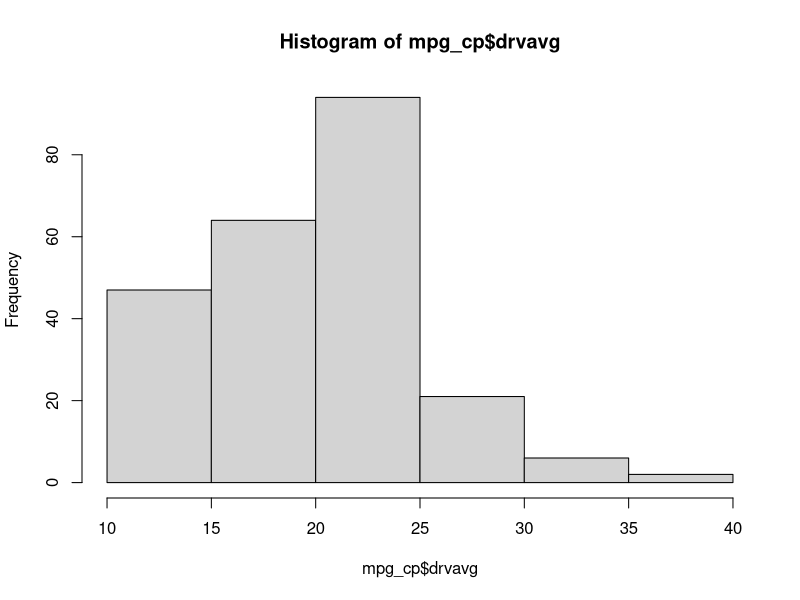
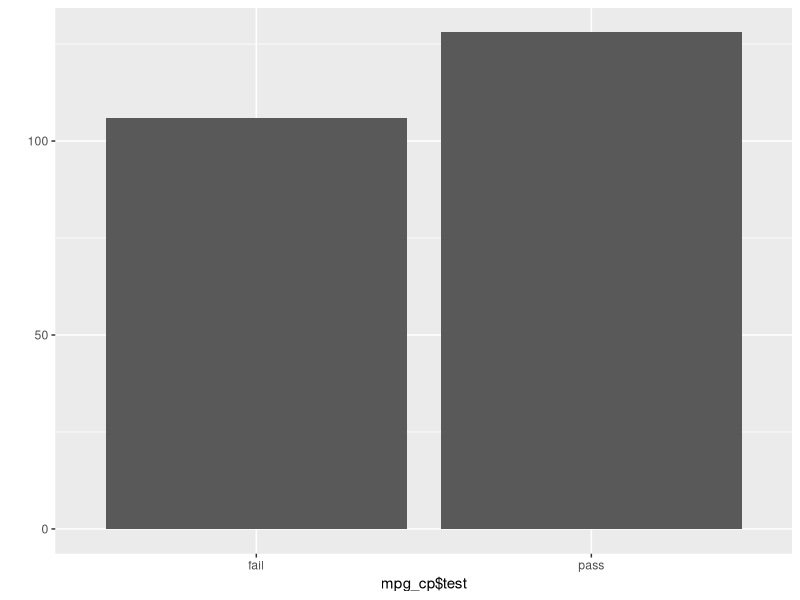
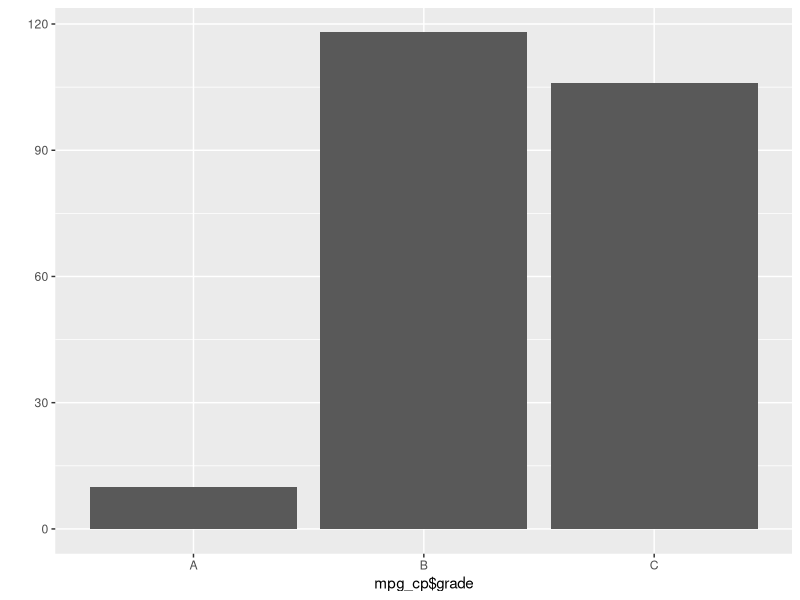

Source code (R) for these figures, in order:
library('ggplot2')
mpg
# show the table
View(mpg)
# 행, 열 갯수 보기
dim(mpg)
# 데이터속성확인
str(mpg)
# 요약통계 보기
summary(mpg)

tf<-data.frame(x=c(1:5),y=c(6:10))
tfc<-tf
colnames(tfc)<-c('col1','col2')

library('dplyr')
#일부 변수명 변경
tfc<-rename(tfc, var2=col2)

mpg_cp<-mpg
mpg_cp<-rename(mpg_cp, city=cty)
mpg_cp<-rename(mpg_cp, highway=hwy)
mpg_cp$drvavg <- (mpg_cp$city+mpg_cp$highway)/2
hist(mpg_cp$drvavg)

View(mpg_cp)
# 합격판정 변수
mpg_cp$test<-ifelse(mpg_cp$drvavg>=20,'pass','fail')
# 빈도표로 합격 판정 수 보기
table(mpg_cp$test)
class(table(mpg_cp$test))
as.vector(table(mpg_cp$test))

qplot(mpg_cp$test)

#ifelse로 grade나누기
mpg_cp$grade<-ifelse(mpg_cp$drvavg>=30,'A',(ifelse(mpg_cp$drvavg>=20,'B','C')))
qplot(mpg_cp$grade)

